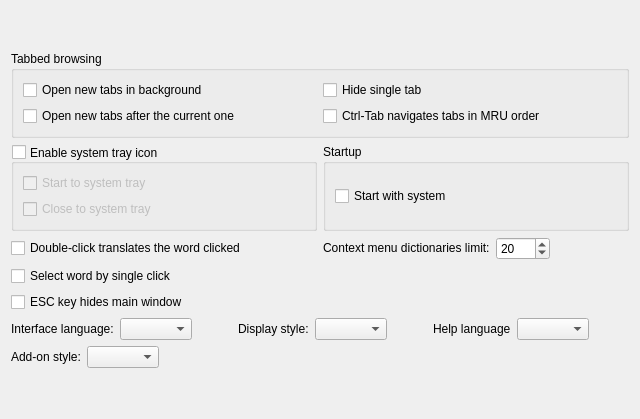
     <widget class="QWidget" name="tab">
      <attribute name="icon">
       <iconset resource="resources.qrc">
        <normaloff>:/icons/interface.png</normaloff>:/icons/interface.png</iconset>
      </attribute>
      <attribute name="title">
       <string>&amp;Interface</string>
      </attribute>
      <layout class="QGridLayout" name="gridLayout_2">
       <item row="2" column="1">
        <widget class="QGroupBox" name="groupBox_2">
         <property name="title">
          <string>Startup</string>
         </property>
         <layout class="QVBoxLayout" name="verticalLayout_2">
          <item>
           <widget class="QCheckBox" name="cbAutostart">
            <property name="toolTip">
             <string>Automatically starts GoldenDict after operation system bootup.</string>
            </property>
            <property name="text">
             <string>Start with system</string>
            </property>
           </widget>
          </item>
         </layout>
        </widget>
       </item>
       <item row="8" column="0" colspan="2">
        <layout class="QHBoxLayout" name="horizontalLayout_4">
         <item>
          <widget class="QLabel" name="addonStylesLabel">
           <property name="text">
            <string>Add-on style:</string>
           </property>
          </widget>
         </item>
         <item>
          <widget class="StylesComboBox" name="addonStyles"/>
         </item>
         <item>
          <spacer name="horizontalSpacer_6">
           <property name="orientation">
            <enum>Qt::Horizontal</enum>
           </property>
           <property name="sizeHint" stdset="0">
            <size>
             <width>40</width>
             <height>20</height>
            </size>
           </property>
          </spacer>
         </item>
        </layout>
       </item>
       <item row="2" column="0">
        <widget class="QGroupBox" name="enableTrayIcon">
         <property name="toolTip">
          <string>When enabled, an icon appears in the system tray area which can be used
to open main window and perform other tasks.</string>
         </property>
         <property name="title">
          <string>Enable system tray icon</string>
         </property>
         <property name="alignment">
          <set>Qt::AlignLeading|Qt::AlignLeft|Qt::AlignVCenter</set>
         </property>
         <property name="flat">
          <bool>false</bool>
         </property>
         <property name="checkable">
          <bool>true</bool>
         </property>
         <property name="checked">
          <bool>false</bool>
         </property>
         <layout class="QVBoxLayout" name="verticalLayout">
          <item>
           <widget class="QCheckBox" name="startToTray">
            <property name="toolTip">
             <string>With this on, the application starts directly to system tray without showing
its main window.</string>
            </property>
            <property name="text">
             <string>Start to system tray</string>
            </property>
           </widget>
          </item>
          <item>
           <widget class="QCheckBox" name="closeToTray">
            <property name="toolTip">
             <string>With this on, an attempt to close main window would hide it instead of closing
the application.</string>
            </property>
            <property name="text">
             <string>Close to system tray</string>
            </property>
           </widget>
          </item>
         </layout>
        </widget>
       </item>
       <item row="3" column="0">
        <widget class="QCheckBox" name="doubleClickTranslates">
         <property name="text">
          <string>Double-click translates the word clicked</string>
         </property>
        </widget>
       </item>
       <item row="5" column="0">
        <widget class="QCheckBox" name="escKeyHidesMainWindow">
         <property name="toolTip">
          <string>Normally, pressing ESC key moves focus to the translation line.
With this on however, it will hide the main window.</string>
         </property>
         <property name="text">
          <string>ESC key hides main window</string>
         </property>
        </widget>
       </item>
       <item row="4" column="0">
        <widget class="QCheckBox" name="selectBySingleClick">
         <property name="toolTip">
          <string>Turn this option on if you want to select words by single mouse click</string>
         </property>
         <property name="text">
          <string>Select word by single click</string>
         </property>
        </widget>
       </item>
       <item row="0" column="0" colspan="2">
        <spacer name="verticalSpacer_8">
         <property name="orientation">
          <enum>Qt::Vertical</enum>
         </property>
         <property name="sizeHint" stdset="0">
          <size>
           <width>20</width>
           <height>40</height>
          </size>
         </property>
        </spacer>
       </item>
       <item row="1" column="0" colspan="2">
        <widget class="QGroupBox" name="groupBox">
         <property name="title">
          <string>Tabbed browsing</string>
         </property>
         <layout class="QGridLayout" name="gridLayout_5">
          <item row="0" column="0">
           <widget class="QCheckBox" name="newTabsOpenInBackground">
            <property name="toolTip">
             <string>Normally, opening a new tab switches to it immediately.
With this on however, new tabs will be opened without
switching to them.</string>
            </property>
            <property name="text">
             <string>Open new tabs in background</string>
            </property>
           </widget>
          </item>
          <item row="1" column="0">
           <widget class="QCheckBox" name="newTabsOpenAfterCurrentOne">
            <property name="toolTip">
             <string>With this on, new tabs are opened just after the
current, active one. Otherwise they are added to
be the last ones.</string>
            </property>
            <property name="text">
             <string>Open new tabs after the current one</string>
            </property>
           </widget>
          </item>
          <item row="0" column="1">
           <widget class="QCheckBox" name="hideSingleTab">
            <property name="toolTip">
             <string>Select this option if you don't want to see the main tab bar when only a single tab is opened.</string>
            </property>
            <property name="text">
             <string>Hide single tab</string>
            </property>
           </widget>
          </item>
          <item row="1" column="1">
           <widget class="QCheckBox" name="mruTabOrder">
            <property name="text">
             <string>Ctrl-Tab navigates tabs in MRU order</string>
            </property>
           </widget>
          </item>
         </layout>
        </widget>
       </item>
       <item row="6" column="0" colspan="2">
        <layout class="QHBoxLayout" name="horizontalLayout_6">
         <item>
          <widget class="QLabel" name="label_6">
           <property name="text">
            <string>Interface language:</string>
           </property>
          </widget>
         </item>
         <item>
          <widget class="QComboBox" name="interfaceLanguage"/>
         </item>
         <item>
          <spacer name="horizontalSpacer_3">
           <property name="orientation">
            <enum>Qt::Horizontal</enum>
           </property>
           <property name="sizeType">
            <enum>QSizePolicy::Fixed</enum>
           </property>
           <property name="sizeHint" stdset="0">
            <size>
             <width>40</width>
             <height>20</height>
            </size>
           </property>
          </spacer>
         </item>
         <item>
          <widget class="QLabel" name="label_9">
           <property name="text">
            <string>Display style:</string>
           </property>
          </widget>
         </item>
         <item>
          <widget class="QComboBox" name="displayStyle"/>
         </item>
         <item>
          <spacer name="horizontalSpacer_12">
           <property name="orientation">
            <enum>Qt::Horizontal</enum>
           </property>
           <property name="sizeHint" stdset="0">
            <size>
             <width>40</width>
             <height>20</height>
            </size>
           </property>
          </spacer>
         </item>
         <item>
          <widget class="QLabel" name="label_16">
           <property name="text">
            <string>Help language</string>
           </property>
          </widget>
         </item>
         <item>
          <widget class="QComboBox" name="helpLanguage"/>
         </item>
         <item>
          <spacer name="horizontalSpacer_7">
           <property name="orientation">
            <enum>Qt::Horizontal</enum>
           </property>
           <property name="sizeHint" stdset="0">
            <size>
             <width>40</width>
             <height>20</height>
            </size>
           </property>
          </spacer>
         </item>
        </layout>
       </item>
       <item row="10" column="0" colspan="2">
        <spacer name="verticalSpacer">
         <property name="orientation">
          <enum>Qt::Vertical</enum>
         </property>
         <property name="sizeHint" stdset="0">
          <size>
           <width>20</width>
           <height>40</height>
          </size>
         </property>
        </spacer>
       </item>
       <item row="3" column="1">
        <layout class="QHBoxLayout" name="horizontalLayout_13">
         <item>
          <widget class="QLabel" name="maxDictsInContextMenuLabel">
           <property name="sizePolicy">
            <sizepolicy hsizetype="Preferred" vsizetype="Fixed">
             <horstretch>0</horstretch>
             <verstretch>0</verstretch>
            </sizepolicy>
           </property>
           <property name="toolTip">
            <string>Adjust this value to avoid huge context menus.</string>
           </property>
           <property name="text">
            <string>Context menu dictionaries limit:</string>
           </property>
          </widget>
         </item>
         <item>
          <widget class="QSpinBox" name="maxDictsInContextMenu">
           <property name="sizePolicy">
            <sizepolicy hsizetype="Fixed" vsizetype="Fixed">
             <horstretch>0</horstretch>
             <verstretch>0</verstretch>
            </sizepolicy>
           </property>
           <property name="maximum">
            <number>9999</number>
           </property>
           <property name="value">
            <number>20</number>
           </property>
          </widget>
         </item>
         <item>
          <widget class="QLabel" name="label_12">
           <property name="sizePolicy">
            <sizepolicy hsizetype="Preferred" vsizetype="Fixed">
             <horstretch>0</horstretch>
             <verstretch>0</verstretch>
            </sizepolicy>
           </property>
           <property name="text">
            <string/>
           </property>
          </widget>
         </item>
        </layout>
       </item>
      </layout>
     </widget>
